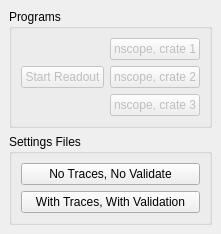
<?xml version="1.0" encoding="UTF-8"?>
<ui version="4.0">
 <class>MainWindow</class>
 <widget class="QMainWindow" name="MainWindow">
  <property name="geometry">
   <rect>
    <x>0</x>
    <y>0</y>
    <width>212</width>
    <height>223</height>
   </rect>
  </property>
  <property name="windowTitle">
   <string>SeGA/JANUS Helper GUI</string>
  </property>
  <widget class="QWidget" name="centralwidget">
   <layout class="QGridLayout" name="gridLayout_2">
    <item row="0" column="0">
     <layout class="QGridLayout" name="gridLayout">
      <item row="2" column="0">
       <widget class="QGroupBox" name="groupBox_2">
        <property name="title">
         <string>Programs</string>
        </property>
        <layout class="QGridLayout" name="gridLayout_3">
         <item row="0" column="1">
          <widget class="QPushButton" name="pushButton">
           <property name="enabled">
            <bool>false</bool>
           </property>
           <property name="text">
            <string>nscope, crate 1</string>
           </property>
          </widget>
         </item>
         <item row="1" column="0">
          <widget class="QPushButton" name="pushButton_4">
           <property name="enabled">
            <bool>false</bool>
           </property>
           <property name="text">
            <string>Start Readout</string>
           </property>
          </widget>
         </item>
         <item row="1" column="1">
          <widget class="QPushButton" name="pushButton_2">
           <property name="enabled">
            <bool>false</bool>
           </property>
           <property name="text">
            <string>nscope, crate 2</string>
           </property>
          </widget>
         </item>
         <item row="2" column="1">
          <widget class="QPushButton" name="pushButton_3">
           <property name="enabled">
            <bool>false</bool>
           </property>
           <property name="text">
            <string>nscope, crate 3</string>
           </property>
          </widget>
         </item>
        </layout>
       </widget>
      </item>
     </layout>
    </item>
    <item row="1" column="0">
     <widget class="QGroupBox" name="groupBox">
      <property name="title">
       <string>Settings Files</string>
      </property>
      <layout class="QGridLayout" name="gridLayout_4">
       <item row="0" column="0">
        <widget class="QPushButton" name="notraces_novalidation">
         <property name="text">
          <string>No Traces, No Validate</string>
         </property>
        </widget>
       </item>
       <item row="1" column="0">
        <widget class="QPushButton" name="withtraces_withvalidation">
         <property name="text">
          <string>With Traces, With Validation</string>
         </property>
        </widget>
       </item>
      </layout>
     </widget>
    </item>
   </layout>
  </widget>
 </widget>
 <resources/>
 <connections/>
</ui>
